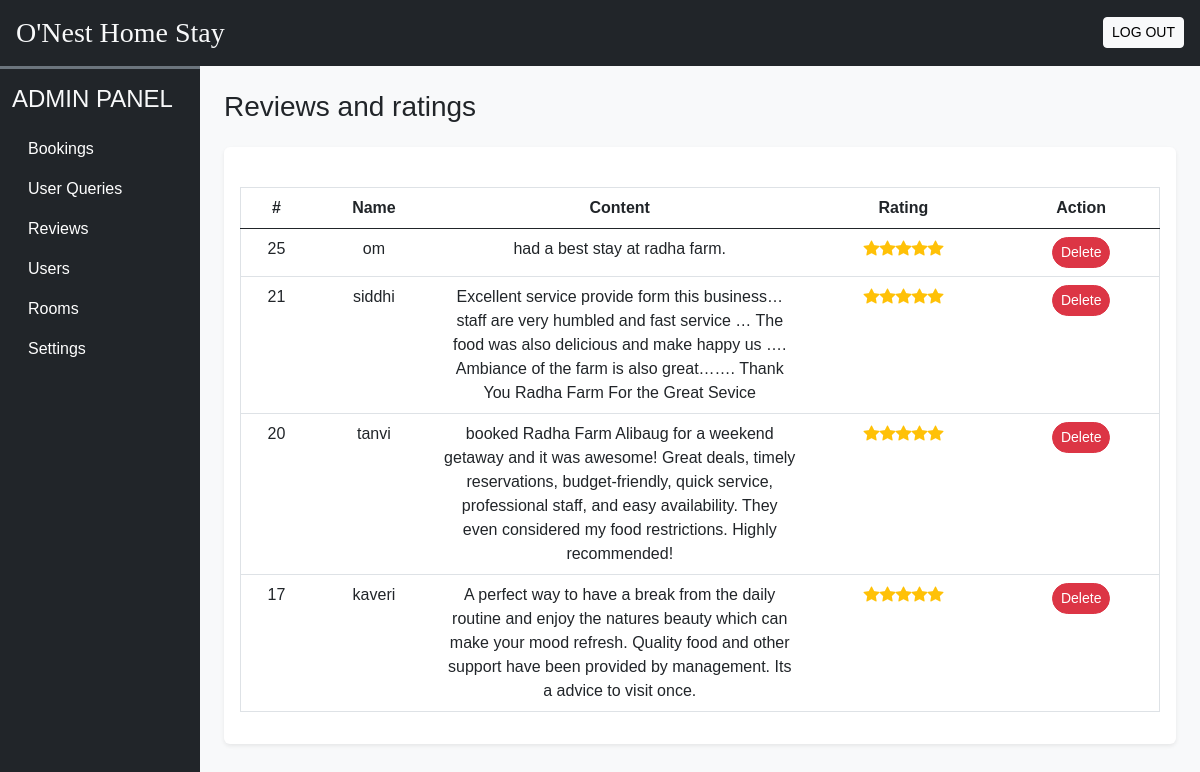
Screenshot of /Admin/review.php (signed in) with the database file from the repository.
### tables this page shows
CREATE TABLE `testimonials` (
  `id` int(11) NOT NULL,
  `user_name` varchar(255) NOT NULL,
  `content` text NOT NULL,
  `rating` int(11) NOT NULL,
  `created_at` timestamp NOT NULL DEFAULT current_timestamp()
);

### Admin/review.php (the view, shortened to what this page needs)
<!DOCTYPE html>
<html lang="en">
<head>
    <?php require('inc/links.php'); ?>
</head>
<body class="bg-light">
    <?php require('inc/header.php'); ?>
    <div class="container-fluid" id="main-content">
        <div class="row">
            <div class="col-lg-10 ms-auto p-4 overflow-hidden">
                <h3 class="mb-4">Reviews and ratings</h3>
                <div class="card border-0 shadow-sm mb-4">
                    <div class="card-body">
                        <div class="table-responsive">
                            <table class="table table-hover border text-center">
                                <thead>
                                    <tr class="bg-dark text-white">
                                        <th scope="col">#</th>
                                        <th scope="col">Name</th>
                                        <th scope="col" width="40%">Content</th>
                                        <th scope="col">Rating</th>
                                        <th scope="col">Action</th>
                                    </tr>
                                </thead>
                                <tbody id="testimonials-data">
                                    <?php
                                    $query = "SELECT * FROM testimonials ORDER BY created_at DESC";
                                    $result = $con->query($query);
                                    if (!$result) {
                                        echo "<tr><td colspan='6'>Error fetching testimonials: " . $con->error . "</td></tr>";
                                    } else {
                                        while ($row = $result->fetch_assoc()) {
                                            $rating_stars = str_repeat("<i class='bi bi-star-fill text-warning'></i>", $row['rating']);
                                            $rating_stars .= str_repeat("<i class='bi bi-star-fill text-muted'></i>", 5 - $row['rating']);
                                            echo "<tr>
                                                    <td>{$row['id']}</td>
                                                  <td>{$row['user_name']}</td>
                                                    <td>{$row['content']}</td>
                                                    <td>$rating_stars</td>
                                                    <td>
                                                        <button class='btn btn-danger rounded-pill btn-sm' onclick='deleteTestimonial({$row['id']})'>Delete</button>
                                                    </td>
                                                </tr>";
                                        }
                                    }
                                    ?>
                                </tbody>
                            </table>
                        </div>
                    </div>
                </div>
            </div>
        </div>
    </div>
</body>
</html>

### rows the page displays
testimonials: id "25", user_name "om", content "had a best stay at radha farm."
testimonials: id "21", user_name "siddhi", content "Excellent service provide form this business… staff are very humbled and fast service … The food was also delicious and make happy us …. Ambiance of the farm is also great……. Thank You Radha Farm For the Great Sevice"
testimonials: id "20", user_name "tanvi", content "booked Radha Farm Alibaug for a weekend getaway and it was awesome! Great deals, timely reservations, budget-friendly, quick service, professional staff, and easy availability. They even considered my food restrictions. Highly recommended!"
testimonials: id "17", user_name "kaveri", content "A perfect way to have a break from the daily routine and enjoy the natures beauty which can make your mood refresh. Quality food and other support have been provided by management. Its a advice to visit once."
